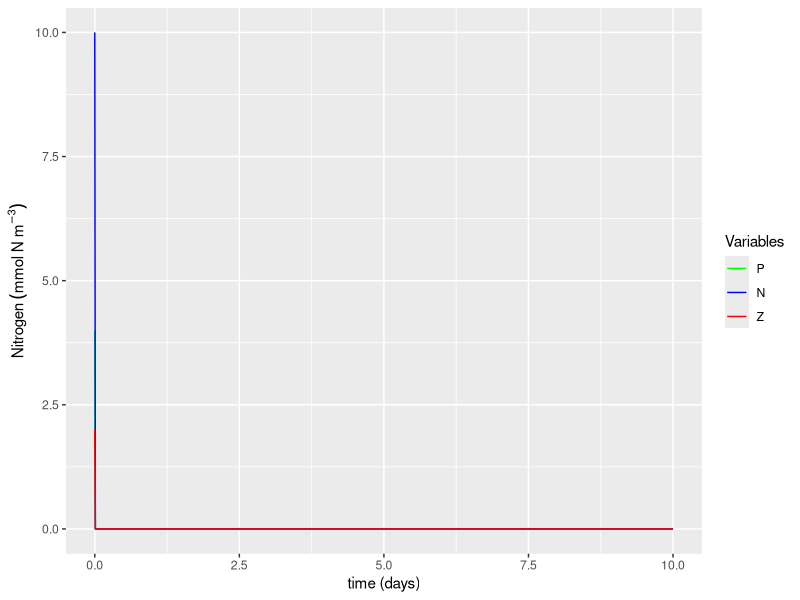

Generate this figure with R:
library(ggplot2)

# Framework
days <- 10    # number of days of experiment run (units: days)
dt   <- 0.01  # time-step  (units: days)

# Initial conditions
Pinitial <- 4  # initial phytoplankton concentration (units: mmolN m^-3)
Ninitial <- 10 # initial nutrients concentration (units: mmolN m^-3)
Zinitial <- 2  # initial zooplankton concentration (units: mmolN m^-3)

# Chores (calculate number of steps, create time vector, create zero vectors, ...)
NoSTEPS <- as.integer(days / dt) # Calculates the number of steps by dividing days by dt and rounding down
time <- seq(from = 0, to = days, length = NoSTEPS) # Create time vector of equally spaced numbers from zero to "days"
P <- numeric(NoSTEPS)      # Make Phytoplankton "empty" vector by making a vector array of zeros (size: NoSTEPS rows by ONE column) (units: mmolN m^-3) 
N <- numeric(NoSTEPS)      # Make Nutrients "empty" vector (same process as above) (units: mmolN m^-3)
Z <- numeric(NoSTEPS)      # Make Zooplankton "empty" vector (same process as above) (units: mmolN m^-3)
L_N <- numeric(NoSTEPS)    # Make "Limitation of N on Phytoplankton" empty vector (same process as above) (units: dimensionless)
L_P <- numeric(NoSTEPS)    # Make "Limitation of P on Zooplankton" empty vector (same process as above) (units: dimensionless)

# Initializing with initial conditions -----------------------------------------
P[1] <- Pinitial # Initializing phytoplankton vector
N[1] <- Ninitial # Initializing nutrients vector
Z[1] <- Zinitial # Initializing zooplankton vector

# For cleanliness, let's pack everything into a data frame
output <- data.frame(time=time,
                     N=N,
                     P=P,
                     Z=Z)

# Print to screen
print("Model run is done!")  


# Plotting ---------------------------------------------------------------------
# Plot 1: Main variables
ggplot(data = output, aes(x=time)) +
  geom_line(aes(y = P, color="P")) +
  geom_line(aes(y = N, color="N")) +
  geom_line(aes(y = Z, color="Z")) +
  labs(x = "time (days)",
       y = expression(Nitrogen~(mmol~N~m^-3))) +
  scale_color_manual("Variables",
                     breaks = c("P", "N", "Z"),
                     labels = c("P", "N", "Z"),
                     values = c("green", "blue", "red"))